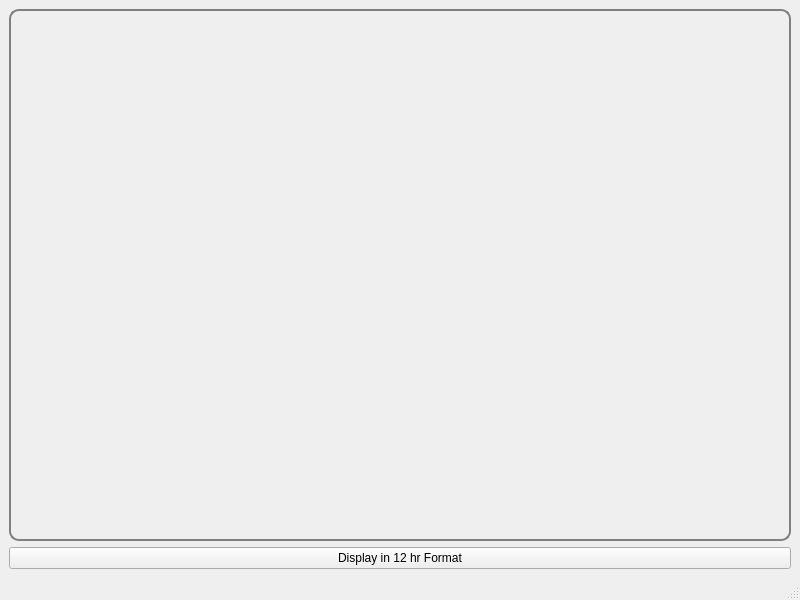
<?xml version="1.0" encoding="UTF-8"?>
<ui version="4.0">
 <class>MainWindow</class>
 <widget class="QMainWindow" name="MainWindow">
  <property name="geometry">
   <rect>
    <x>0</x>
    <y>0</y>
    <width>800</width>
    <height>600</height>
   </rect>
  </property>
  <property name="windowTitle">
   <string>MainWindow</string>
  </property>
  <widget class="QWidget" name="centralwidget">
   <layout class="QVBoxLayout" name="verticalLayout">
    <item>
     <widget class="QLabel" name="label_time">
      <property name="font">
       <font>
        <pointsize>-1</pointsize>
        <bold>true</bold>
       </font>
      </property>
      <property name="styleSheet">
       <string notr="true"> qproperty-alignment: 'AlignCenter';
    font-size: 72px;  /* Big font size */
    font-weight: bold; /* Bold font */
    color: white;  /* Text color */
    padding: 20px;  /* Padding around the text */
    border: 2px solid gray;  /* Border around the QLabel */
    border-radius: 10px;  /* Rounded corners */</string>
      </property>
      <property name="text">
       <string/>
      </property>
     </widget>
    </item>
    <item>
     <widget class="QPushButton" name="pushButton_change">
      <property name="text">
       <string>Display in 12 hr Format</string>
      </property>
     </widget>
    </item>
   </layout>
  </widget>
  <widget class="QMenuBar" name="menubar">
   <property name="geometry">
    <rect>
     <x>0</x>
     <y>0</y>
     <width>800</width>
     <height>25</height>
    </rect>
   </property>
  </widget>
  <widget class="QStatusBar" name="statusbar"/>
 </widget>
 <resources/>
 <connections/>
</ui>
